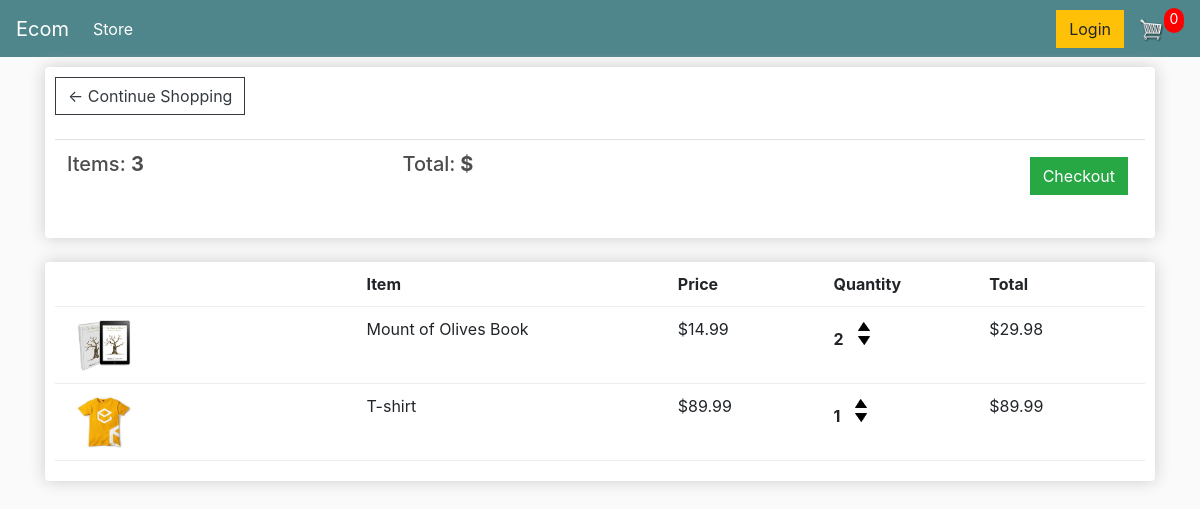
Before: /cart (signed in) with the older database file.
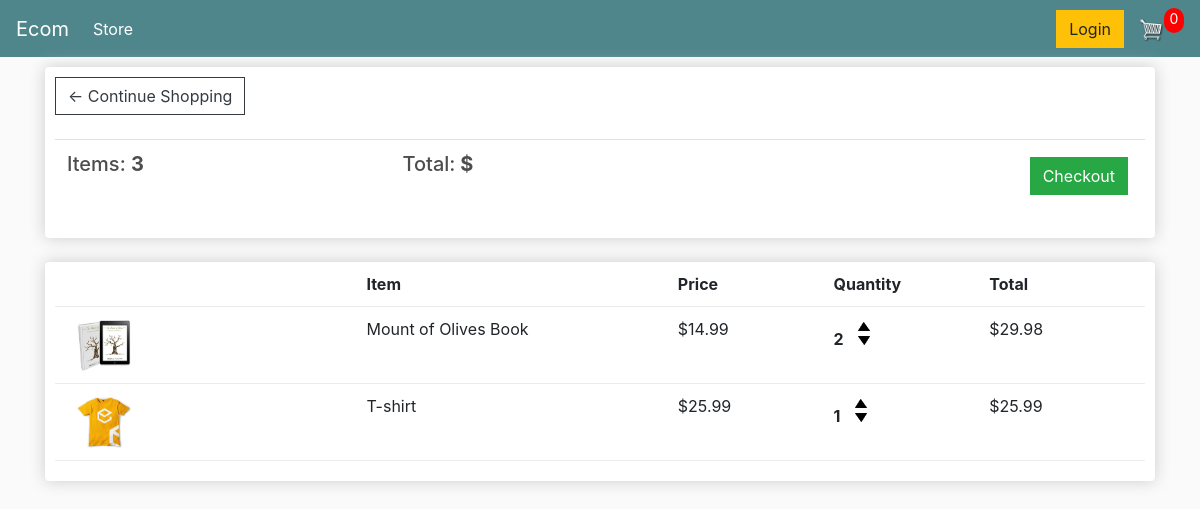
After: the same page with the newer database file.
### store/models.py (models this page shows, shortened)
class OrderItem(models.Model):
    product = models.ForeignKey(Product, on_delete=models.SET_NULL, null=True)
    order = models.ForeignKey(Order, on_delete=models.SET_NULL, null=True, related_name="items")
    quantity = models.IntegerField(default=0, null=True, blank=True)
    date_added = models.DateTimeField(auto_now_add=True)
    @property
    def get_total(self):
        total = self.product.price * self.quantity
        return total

class Product(models.Model):
    name = models.CharField(max_length=200)
    price = models.FloatField()
    image = models.ImageField(null=True, blank=True)
    digital = models.BooleanField(default=False, null=True, blank=True)

### store/views.py (the view)
# urls.py: path("cart",views.cart,name = "cart"),
def cart(request):
    if request.user.is_authenticated:
        customer = request.user.customer
        order, created = Order.objects.get_or_create(customer = customer)
        items = order.items.all()
    else:
        items = []
        order = {"cart_total_items":0,"card_total_price":0}
    context = {
        "items":items,
        "cart_total_price" : order.cart_total,
        "cart_total_items":order.cart_total_items
    }
    return render(request,"store/cart.html",context)

### store/models.py (called while the page is built)
    @property
    def cart_total(self):
        return sum(item.get_total for item in self.items.all())

    @property
    def cart_total_items(self):
        return sum(item.quantity for item in self.items.all())

### store/templates/store/cart.html
{% extends 'store/main.html' %}
{% load static %}
{% block content %}
    <div class="row">
        <div class="col-lg-12">
            <div class="box-element">
                <a  class="btn btn-outline-dark" href="{% url 'store' %}">&#x2190; Continue Shopping</a>
                <br>
                <br>
                <table class="table">
                    <tr>
                        <th><h5>Items: <strong>{{cart_total_items}}</strong></h5></th>
                        <th><h5>Total:<strong> ${{cart_total}}</strong></h5></th>
                        <th>
                            <a  style="float:right; margin:5px;" class="btn btn-success" href="{% url 'checkout' %}">Checkout</a>
                        </th>
                    </tr>
                </table>
            </div>
            <br>
        <div class="box-element">
            <div class="cart-row">
                <div style="flex:2"></div>
                <div style="flex:2"><strong>Item</strong></div>
                <div style="flex:1"><strong>Price</strong></div>
                <div style="flex:1"><strong>Quantity</strong></div>
                <div style="flex:1"><strong>Total</strong></div>
            </div>
            {% for item in items %}
                <div class="cart-row">
                    <div style="flex:2"><img class="row-image" src="{{item.product.image.url}}"></div>
                    <div style="flex:2"><p>{{item.product.name}}</p></div>
                    <div style="flex:1"><p>${{item.product.price|floatformat:2}}</p></div>
                    <div style="flex:1">
                        <p class="quantity">{{item.quantity}}</p>
                        <div class="quantity">
                            <img class="chg-quantity" src="{% static  'images/arrow-up.png' %}">
                            <img class="chg-quantity" src="{% static  'images/arrow-down.png' %}">
                        </div>
                    </div>
                    <div style="flex:1"><p>${{item.get_total}}</p></div>
                </div>
            {% endfor %}
        </div>
    </div>
{% endblock content %}

Changed rows visible on the page:
changed through a linked row, OrderItem "T-shirt": product.price "89.99" → "25.99"; get_total "89.99" → "25.99"
